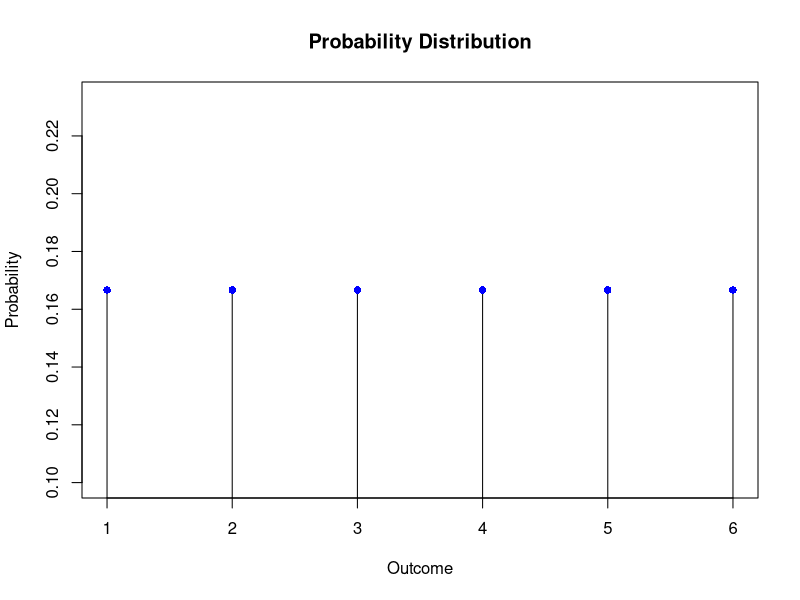
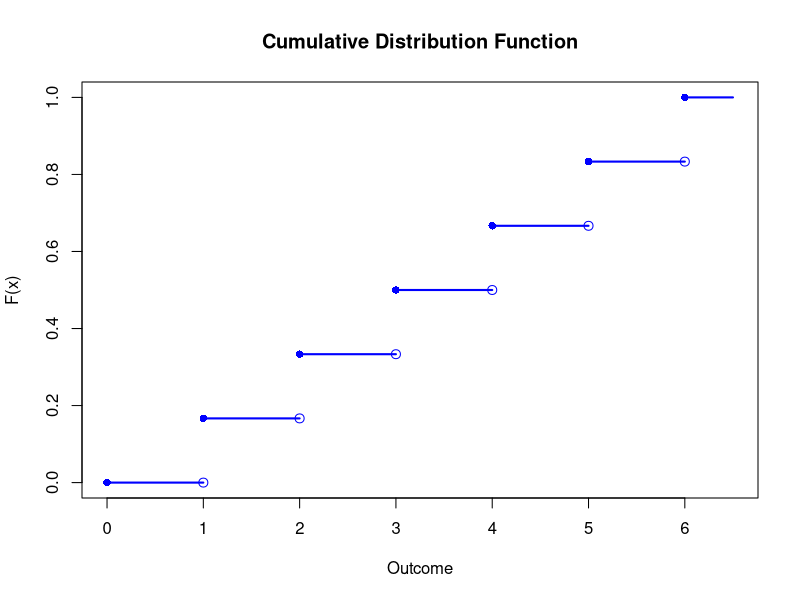
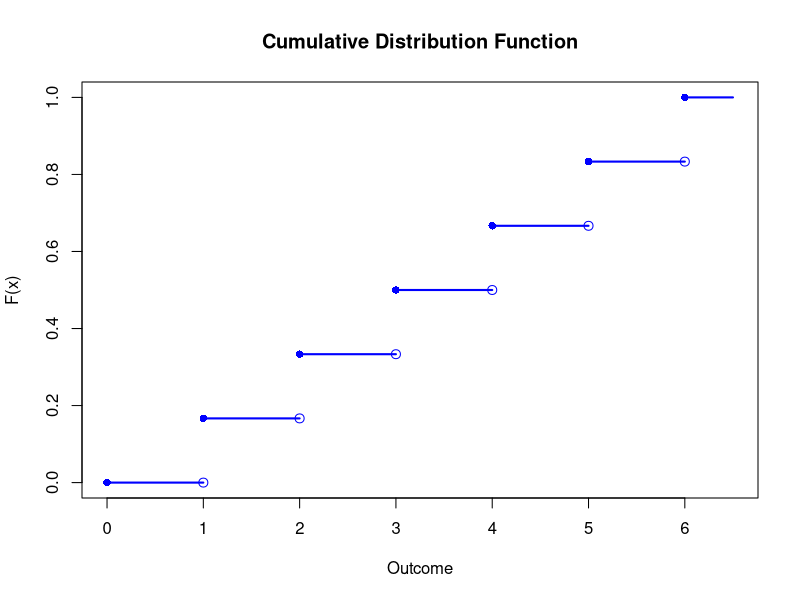
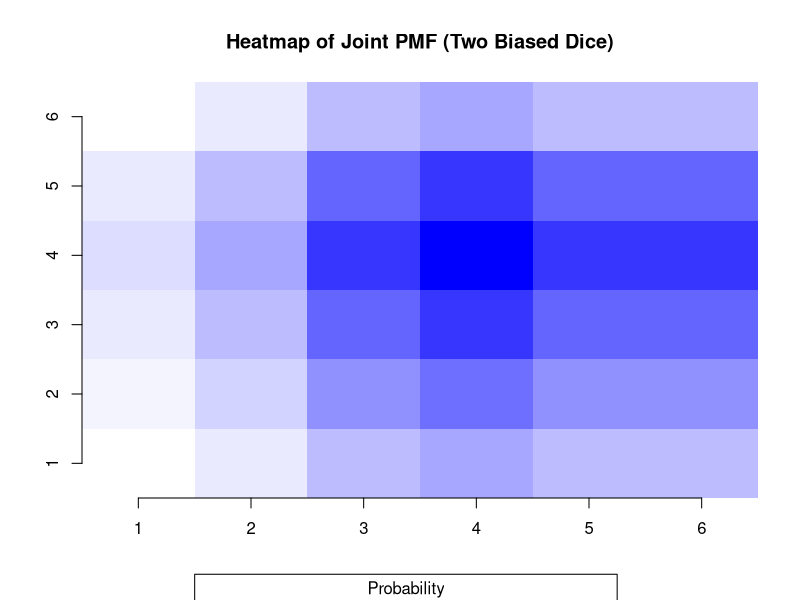

Here is the R script that generated these plots, in order: (Note: this script raises an error after producing the figures.)
## ---- chunk 1
#| code-fold: true
#| echo: false

# Plot bars

plot(1:6, rep(1/6,6), type = "h", 
        main = "Probability Distribution", 
        xlab = "Outcome", 
        ylab = "Probability")

# Add blue filled points at the top of each bar

points(1:6, rep(1/6, 6), pch = 16, col = "blue")
## ---- chunk 2
#| code-fold: true
#| echo: false

x <- 1:6
cdf <- cumsum(rep(1/6, 6))

# Plot the empty plot frame
plot(0:6, c(0, cdf), type = "n", 
     main = "Cumulative Distribution Function", 
     xlab = "Outcome", 
     ylab = "F(x)", 
     xlim = c(0, 6.5), ylim = c(0, 1))

# Draw the first horizontal bar
segments(0, 0, 1, 0, col = "blue", lwd = 2)
points(0, 0, pch = 16, col = "blue")  # Closed circle at (0, 0)
points(1, 0, pch = 1, col = "blue", cex = 1.2)  # Open circle at (1, 0)

# Draw the stepwise CDF
for (i in 1:(length(x) - 1)) {
  # Draw the horizontal bar for each step
  segments(x[i], cdf[i], x[i + 1], cdf[i], col = "blue", lwd = 2)
  
  # Add the closed circle at the start of the segment
  points(x[i], cdf[i], pch = 16, col = "blue")  # Filled circle
  
  # Add the open circle at the end of the segment
  points(x[i + 1], cdf[i], pch = 1, col = "blue", cex = 1.2)  # Open circle
}

# Draw the last horizontal bar and closed circle at the end
segments(6, cdf[6], 6.5, cdf[6], col = "blue", lwd = 2)
points(6, cdf[6], pch = 16, col = "blue")  # Closed circle at (6, 1)

## ---- chunk 3
#| code-fold: true
#| echo: false

x <- 1:6
cdf <- cumsum(rep(1/6, 6))

# Plot the empty plot frame
plot(0:6, c(0, cdf), type = "n", 
     main = "Cumulative Distribution Function", 
     xlab = "Outcome", 
     ylab = "F(x)", 
     xlim = c(0, 6.5), ylim = c(0, 1))

# Draw the first horizontal bar
segments(0, 0, 1, 0, col = "blue", lwd = 2)
points(0, 0, pch = 16, col = "blue")  # Closed circle at (0, 0)
points(1, 0, pch = 1, col = "blue", cex = 1.2)  # Open circle at (1, 0)

# Draw the stepwise CDF
for (i in 1:(length(x) - 1)) {
  # Draw the horizontal bar for each step
  segments(x[i], cdf[i], x[i + 1], cdf[i], col = "blue", lwd = 2)
  
  # Add the closed circle at the start of the segment
  points(x[i], cdf[i], pch = 16, col = "blue")  # Filled circle
  
  # Add the open circle at the end of the segment
  points(x[i + 1], cdf[i], pch = 1, col = "blue", cex = 1.2)  # Open circle
}

# Draw the last horizontal bar and closed circle at the end
segments(6, cdf[6], 6.5, cdf[6], col = "blue", lwd = 2)
points(6, cdf[6], pch = 16, col = "blue")  # Closed circle at (6, 1)

## ---- chunk 4
#| code-fold: true
#| echo: false

# Define the outcomes and probabilities for two biased dice
outcomes <- 1:6
prob_die1 <- c(0.05, 0.1, 0.2, 0.25, 0.2, 0.2)  # Probabilities for die 1
prob_die2 <- c(0.1, 0.15, 0.2, 0.25, 0.2, 0.1)  # Probabilities for die 2

# Compute the joint PMF as the outer product of the two probability vectors
joint_pmf <- outer(prob_die1, prob_die2)

# Create a heatmap using the image() function
image(
  1:6, 1:6, joint_pmf,
  col = colorRampPalette(c("white", "blue"))(100),
  xlab = " ",
  ylab = " ",
  main = "Heatmap of Joint PMF (Two Biased Dice)",
  axes = FALSE
)

# Add axis labels
axis(1, at = 1:6, labels = outcomes)
axis(2, at = 1:6, labels = outcomes)

# Add a color legend below the x-axis
legend(
  x = 1.5, y = -0.6,  # Lower the legend by reducing the y value
  legend = round(seq(min(joint_pmf), max(joint_pmf), length.out = 5), 3),
  fill = colorRampPalette(c("white", "blue"))(5),
  title = "Probability",
  xpd = TRUE,        # Allow drawing outside the plot region
  horiz = TRUE       # Make the legend horizontal
)


## ---- chunk 5
knitr::include_graphics('../figures/contingency_table_independence.png')
## ---- chunk 6
knitr::include_graphics('../figures/contingency_table_dependence.png')
## ---- chunk 7
knitr::include_graphics('../figures/coin_lattice.png')
## ---- chunk 8
#| code-fold: true
#| echo: false

# R Code to Compute and Plot PMF
n <- 20
p <- 0.5
k <- 0:n
pmf <- dbinom(k, size = n, prob = p)

plot(k, pmf, type = "h", lwd = 2, main = "PMF of Binomial(20, 0.5)",
     xlab = "Number of Heads (k)", ylab = "P(X = k)", col = "black")
points(k, pmf, pch = 19, col = "blue")
## ---- chunk 9
#| code-fold: true
#| echo: false

# Simulating two binomial random variables
set.seed(123)
n <- 1000
X <- rbinom(n, size = 10, prob = 0.5)  # Binomial(n=10, p=0.5)
Y <- X + rbinom(n, size = 10, prob = 0.3)  # Dependent variable

# Covariance
cov_xy <- cov(X, Y)

# Scatterplot with regression line
plot(X, Y, main = "Scatterplot of X and Y with Regression Line",
     xlab = "X (Binomial Random Variable)", ylab = "Y (Dependent Variable)",
     pch = 16, col = rgb(0.2, 0.4, 0.6, 0.6))
abline(lm(Y ~ X), col = "red", lwd = 2)  # Add regression line
legend("topright", legend = paste("Covariance =", round(cov_xy, 2)))
## ---- chunk 10
#| code-fold: true
#| echo: false
# Simulating a stronger nonlinear relationship with binomial random variables
set.seed(123)
n <- 1000
X <- rbinom(n, size = 10, prob = 0.5)  # Binomial(n=10, p=0.5)
Y <- (X - 5)^2  # Pronounced U-shaped relationship

# Covariance
cov_xy <- cov(X, Y)

# Scatterplot with LaTeX-style labels
plot(X, Y, main = expression("Scatterplot of " * Y == (X - 5)^2),
     xlab = expression(X ~ "(Binomial Random Variable)"),
     ylab = expression(Y ~ "= (X - 5)^2"),
     pch = 16, col = rgb(0.2, 0.4, 0.6, 0.6))
abline(lm(Y ~ X), col = "red", lwd = 2)  # Add regression line
legend("topright", legend = paste("Covariance =", round(cov_xy, 2)))

## ---- chunk 11
knitr::include_graphics('../figures/capm.png')
## ---- chunk 12
knitr::include_graphics('../figures/binomial_latitice.png')
